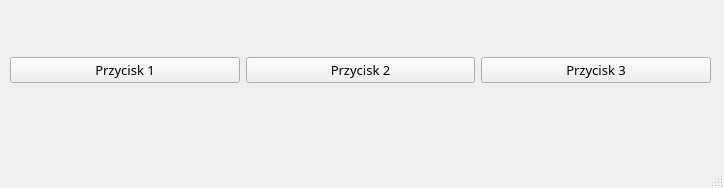
<?xml version="1.0" encoding="UTF-8"?>
<ui version="4.0">
 <class>MainWindow</class>
 <widget class="QMainWindow" name="MainWindow">
  <property name="geometry">
   <rect>
    <x>0</x>
    <y>0</y>
    <width>724</width>
    <height>188</height>
   </rect>
  </property>
  <property name="maximumSize">
   <size>
    <width>1200</width>
    <height>800</height>
   </size>
  </property>
  <property name="font">
   <font>
    <family>MV Boli</family>
    <pointsize>10</pointsize>
   </font>
  </property>
  <property name="windowTitle">
   <string>Moja aplikacja</string>
  </property>
  <widget class="QWidget" name="centralwidget">
   <widget class="QWidget" name="horizontalLayoutWidget">
    <property name="geometry">
     <rect>
      <x>10</x>
      <y>10</y>
      <width>701</width>
      <height>121</height>
     </rect>
    </property>
    <layout class="QHBoxLayout" name="horizontalLayout">
     <item>
      <widget class="QPushButton" name="pushButton_3">
       <property name="text">
        <string>Przycisk 1</string>
       </property>
       <property name="icon">
        <iconset>
         <normaloff>../../../../../../../PROFIL/OneDrive/Projects/E-rail/iko/edit-validated-icon.png</normaloff>../../../../../../../PROFIL/OneDrive/Projects/E-rail/iko/edit-validated-icon.png</iconset>
       </property>
       <property name="iconSize">
        <size>
         <width>32</width>
         <height>32</height>
        </size>
       </property>
       <property name="shortcut">
        <string>Ctrl+S</string>
       </property>
      </widget>
     </item>
     <item>
      <widget class="QPushButton" name="pushButton_2">
       <property name="text">
        <string>Przycisk 2</string>
       </property>
       <property name="icon">
        <iconset>
         <normaloff>../../../../../../../PROFIL/OneDrive/Projects/E-rail/iko/Actions-edit-delete-icon.png</normaloff>../../../../../../../PROFIL/OneDrive/Projects/E-rail/iko/Actions-edit-delete-icon.png</iconset>
       </property>
       <property name="iconSize">
        <size>
         <width>32</width>
         <height>32</height>
        </size>
       </property>
       <property name="shortcut">
        <string>Ctrl+F</string>
       </property>
      </widget>
     </item>
     <item>
      <widget class="QPushButton" name="pushButton">
       <property name="text">
        <string>Przycisk 3</string>
       </property>
       <property name="icon">
        <iconset>
         <normaloff>../../../../../../../PROFIL/OneDrive/Projects/E-rail/iko/add-icon.png</normaloff>../../../../../../../PROFIL/OneDrive/Projects/E-rail/iko/add-icon.png</iconset>
       </property>
       <property name="iconSize">
        <size>
         <width>32</width>
         <height>32</height>
        </size>
       </property>
      </widget>
     </item>
    </layout>
   </widget>
  </widget>
  <widget class="QMenuBar" name="menubar">
   <property name="geometry">
    <rect>
     <x>0</x>
     <y>0</y>
     <width>724</width>
     <height>27</height>
    </rect>
   </property>
  </widget>
  <widget class="QStatusBar" name="statusbar"/>
 </widget>
 <resources/>
 <connections>
  <connection>
   <sender>pushButton_3</sender>
   <signal>clicked()</signal>
   <receiver>pushButton_2</receiver>
   <slot>hide()</slot>
   <hints>
    <hint type="sourcelabel">
     <x>125</x>
     <y>96</y>
    </hint>
    <hint type="destinationlabel">
     <x>360</x>
     <y>96</y>
    </hint>
   </hints>
  </connection>
 </connections>
</ui>
